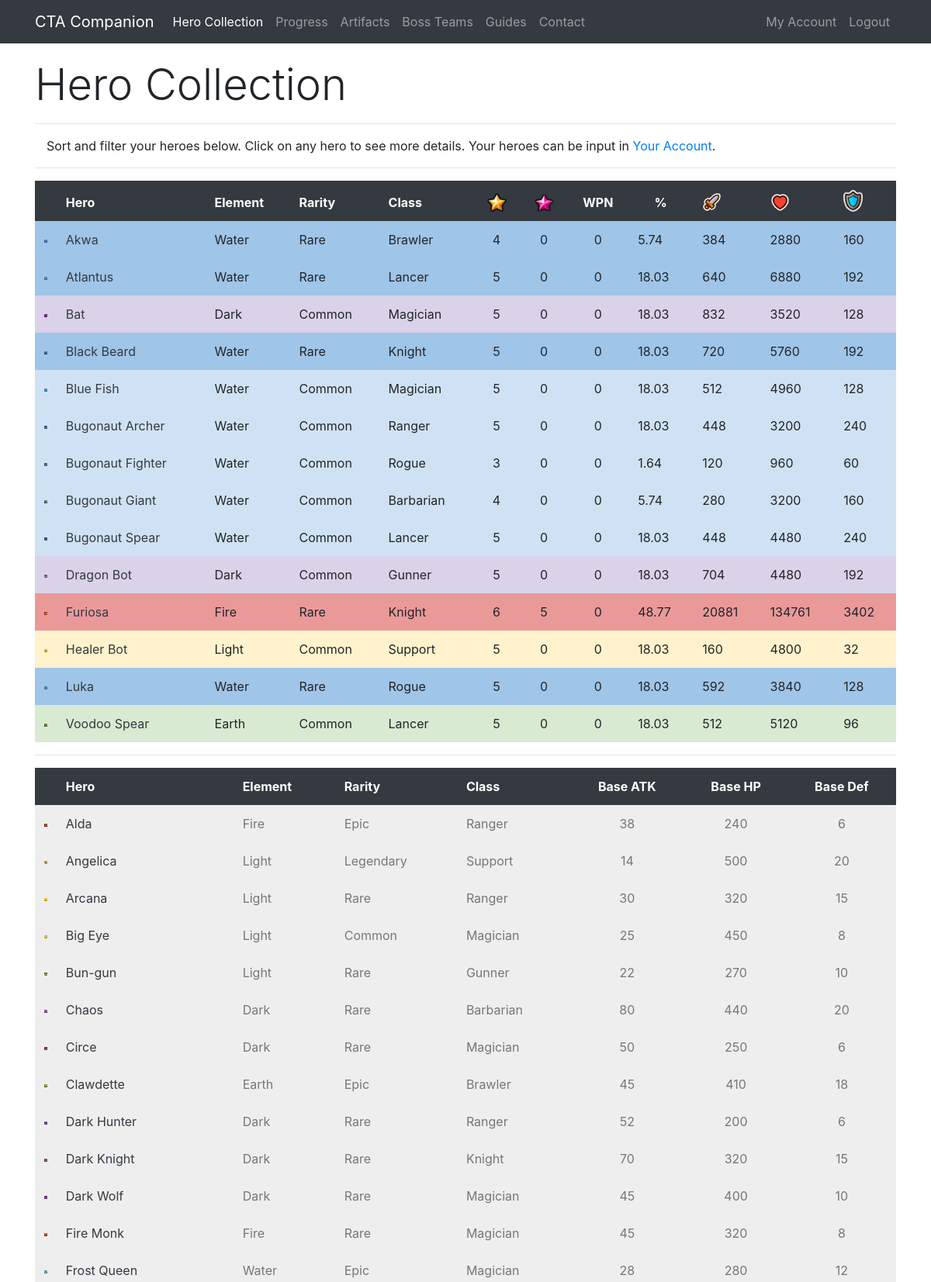
The app's page /collection/Cayumi (signed in, upper part) with its own data.
### app/models.py (models this page shows, shortened)
class Hero(db.Model):
    id = db.Column(db.Integer, primary_key=True)
    level = db.Column(db.Integer, index=True)
    awaken = db.Column(db.Integer, index=True)
    wpn = db.Column(db.Integer, index=True)
    medals = db.Column(db.Integer, index=True)
    runedAtk = db.Column(db.Integer, index=True)
    runedHp = db.Column(db.Integer, index=True)
    runedDef = db.Column(db.Integer, index=True)
    runedAps = db.Column(db.Integer, index=True)
    runedCrit = db.Column(db.Integer, index=True)
    runedCritDmg = db.Column(db.Integer, index=True)
    user_id = db.Column(db.Integer, db.ForeignKey('user.id'))
    base_id = db.Column(db.Integer, db.ForeignKey('base.id'))
    def atk(self):
        runedAttack = self.runedAtk
        base = self.baseStats.atk
        level = self.level
        awaken = self.awaken
        atk = int(base * (2 ** (level - 1)) * (1.5 ** awaken))
        runedAtk = atk + (atk * (runedAttack / 100))
        return int(runedAtk)
    def hp(self):
        runedHP = self.runedHp
        base = self.baseStats.hp
        level = self.level
        awaken = self.awaken
        hp = int(base * (2 ** (level - 1)) * (1.5 ** awaken))
        runedHP = hp + (hp * (runedHP / 100))
        return int(runedHP)
    def defense(self):
        runedDef = self.runedDef
        base = self.baseStats.defense
        level = self.level
        awaken = self.awaken
        defense = int(base * (2 ** (level - 1)) * (1.5 ** awaken))
        runedDef = defense + (defense * (runedDef / 100))
        return int(runedDef)
    def progress(self):
        level = self.level
        medals = self.medals
        if level == 0:
            accumulated = 0
            total = accumulated + medals
        elif level == 1:
            accumulated = 10
            total = accumulated + medals
        elif level == 2:
            accumulated = 30
            total = accumulated + medals
        elif level == 3:
            accumulated = 80
            total = accumulated + medals
        elif level == 4:
            accumulated = 280
            total = accumulated + medals
        elif level == 5:
            accumulated = 880
            total = accumulated + medals
        elif level == 6:
            accumulated = 2380
            total = accumulated + medals
        elif level == 7:
            accumulated = 4880
            total = accumulated + medals
        total = (total / 4880) * 100
        if total == 100:
            return int(total)
        return round(total, 2)

class Base(db.Model):
    id = db.Column(db.Integer, primary_key=True)
    name = db.Column(db.String(32), index=True, unique=True)
    nameSafe = db.Column(db.String(32), index=True, unique=True)
    job = db.Column(db.String(16), index=True)
    rarity = db.Column(db.String(16), index=True)
    element = db.Column(db.String(16), index=True)
    gender = db.Column(db.String(16), index=True)
    crusher = db.Column(db.Integer, index=True)
    fly = db.Column(db.Integer, index=True)
    blitz = db.Column(db.Integer, index=True)
    atk = db.Column(db.Integer, index=True)
    hp = db.Column(db.Integer, index=True)
    defense = db.Column(db.Integer, index=True)
    crit = db.Column(db.Integer, index=True)
    critDmg = db.Column(db.Integer, index=True)
    movespeed = db.Column(db.Integer, index=True)
    aps = db.Column(db.Integer, index=True)
    arange = db.Column(db.Integer, index=True)
    resistance = db.Column(db.Integer, index=True)
    frenzy = db.Column(db.Integer, index=True)
    dodge = db.Column(db.Integer, index=True)
    stun = db.Column(db.Integer, index=True)
    stunTime = db.Column(db.Integer, index=True)
    aoe = db.Column(db.Integer, index=True)
    ult = db.Column(db.Integer, index=True)
    kshp = db.Column(db.Integer, index=True)
    gold = db.Column(db.Integer, index=True)
    freeze = db.Column(db.Integer, index=True)
    freezeTime = db.Column(db.Integer, index=True)
    freezeDmg = db.Column(db.Integer, index=True)
    burn = db.Column(db.Integer, index=True)
    burnTime = db.Column(db.Integer, index=True)
    burnDmg = db.Column(db.Integer, index=True)
    poison = db.Column(db.Integer, index=True)
    poisonTime = db.Column(db.Integer, index=True)
    poisonDmg = db.Column(db.Integer, index=True)
    sp2 = db.Column(db.Integer, index=True)
    sp2num = db.Column(db.Integer, index=True)
    buffElement = db.Column(db.String(16), index=True)
    buffType = db.Column(db.Integer, index=True)
    buffStat = db.Column(db.String(16), index=True)
    buff = db.Column(db.Integer, index=True)
    heroes = db.relationship('Hero', backref='baseStats', lazy='dynamic')

### app/routes.py (the view)
@app.route('/collection/<username>')
@login_required
def collection(username):
    user = User.query.filter_by(username=username).first_or_404()
    heroes = Hero.query.filter_by(player=user)
    heroactive = 1
    return render_template('collection.html', user=user, heroes=heroes, title='Hero Collection', heroactive=heroactive)

### app/models.py (called while the page is built)
@login.user_loader
def load_user(id):
    return User.query.get(int(id))

### app/templates/collection.html (shortened to what this page needs)
{% extends "base.html" %}
{% block content %}
 <div class="row pt-3">
    <div class="col-lg-12">
      <h1 class="display-4">Hero Collection</h1>
      <hr>
      <p class="instructions">Sort and filter your heroes below. Click on any hero to see more details. Your heroes can be input in <a href="{{ url_for('account', username=current_user.username) }}">Your Account</a>.</p>
        <hr>
    </div>
 </div>
  <div class="row">
    <div class="col-lg-12">
<table id="ctac" class="table table-borderless" style="width:100%">
        <thead class="thead-dark">
            <tr>
                <th data-priority="1">&nbsp;</th>
                <th data-priority="2">Hero</th>
                <th data-priority="12">Element</th>
                <th data-priority="11">Rarity</th>
                <th data-priority="10">Class</th>
                <th data-priority="3" class="text-center"><img src="{{ url_for('static', filename='star.png') }}" width="25" alt="Star Level"></th>
                <th data-priority="4" class="text-center"><img src="{{ url_for('static', filename='awaken.png') }}" width="25" alt="Awaken"></th>
                <th data-priority="5" class="text-center">WPN</th>
                <th data-priority="6" class="text-center">%</th>
                <th data-priority="7"><img src="{{ url_for('static', filename='atk.png') }}" width="25" alt="Attack"></th>
                <th data-priority="8"><img src="{{ url_for('static', filename='hp.png') }}" width="25" alt="HP"></th>
                <th data-priority="9"><img src="{{ url_for('static', filename='def.png') }}" width="25" alt="Defense"></th>
            </tr>
        </thead>
        <tbody>
        {% for i in heroes %}
        {% if i.level > 0 %}
        <tr>
            <td class="{{i.baseStats.element}}{{i.baseStats.rarity}}" width="25"><img class="img-fluid" src="/static/{{i.baseStats.nameSafe}}.png" alt="{{i.baseStats.name}}"></td>
            <td class="{{i.baseStats.element}}{{i.baseStats.rarity}}"><a class="text-dark" href="{{ url_for('hero', heroid=i.id) }}">{{ i.baseStats.name }}</b></td>
            <td class="{{i.baseStats.element}}{{i.baseStats.rarity}}">{{ i.baseStats.element }}</td>
            <td class="{{i.baseStats.element}}{{i.baseStats.rarity}}">{{ i.baseStats.rarity }}</td>
            <td class="{{i.baseStats.element}}{{i.baseStats.rarity}}">{{ i.baseStats.job }}</td>
            <td class="text-center {{i.baseStats.element}}{{i.baseStats.rarity}}">{{ i.level }}</td>
            <td class="text-center {{i.baseStats.element}}{{i.baseStats.rarity}}">{{ i.awaken }}</td>
            <td class="text-center {{i.baseStats.element}}{{i.baseStats.rarity}}">{{ i.wpn }}</td>
            <td class="text center {{i.baseStats.element}}{{i.baseStats.rarity}}">{{ i.progress() }}</td>
            <td class="{{i.baseStats.element}}{{i.baseStats.rarity}}">{{ i.atk() }}</td>
            <td class="{{i.baseStats.element}}{{i.baseStats.rarity}}">{{ i.hp() }}</td>
            <td class="{{i.baseStats.element}}{{i.baseStats.rarity}}">{{ i.defense() }}</td>
        </tr>
        {% endif %}
        {% endfor %}
        </tbody>
</table>
        <hr>
<table id="ctac2" class="table table-borderless" style="width:100%">
        <thead class="thead-dark">
            <tr>
                <th>&nbsp;</th>
                <th>Hero</th>
                <th>Element</th>
                <th>Rarity</th>
                <th>Class</th>
                <th class="text-center">Base ATK</th>
                <th class="text-center">Base HP</th>
                <th class="text-center">Base Def</th>
            </tr>
        </thead>
        <tbody>
        {% for i in heroes %}
        {% if i.level == 0 %}
        <tr>
            <td class="uncollected" width="25"><img class="img-fluid" src="/static/{{i.baseStats.nameSafe}}.png" alt="{{i.baseStats.name}}"></td>
            <td class="uncollected"><a class="text-dark" href="{{ url_for('hero', heroid=i.id) }}">{{ i.baseStats.name }}</a></td>
            <td class="uncollected">{{ i.baseStats.element }}</td>
            <td class="uncollected">{{ i.baseStats.rarity }}</td>
            <td class="uncollected">{{ i.baseStats.job }}</td>
            <td class="uncollected text-center">{{ i.baseStats.atk }}</td>
            <td class="uncollected text-center">{{ i.baseStats.hp }}</td>
            <td class="uncollected text-center">{{ i.baseStats.defense }}</td>
        </tr>
        {% endif %}
        {% endfor %}
        </tbody>
</table>
    </div>
  </div>
{% endblock %}

### app/static/style.css (style rules this page uses)
.uncollected { color: #777777; background-color: #eeeeee; padding: 8px; }
.WaterCommon { background-color: #CFE2F3; padding: 8px; }
.WaterRare { background-color: #9FC5E8; padding: 8px; }
.FireRare { background-color: #EA9999; padding: 8px; }
.EarthCommon { background-color: #D9EAD3; padding: 8px; }
.LightCommon { background-color: #FFF2CC; padding: 8px; }
.DarkCommon { background-color: #D9D2E9; padding: 8px; }
.instructions { padding-left: 15px; }

### app/templates/base.html (style rules this page uses)
html { position: relative; min-height: 100%; }
body { margin-bottom: 40px; }

### records on screen
Hero: baseStats.nameSafe (picture), baseStats.name "Akwa", baseStats.element "Water", baseStats.rarity "Rare", baseStats.job "Brawler", level "4", awaken "0", wpn "0", progress "5.74", atk "384", hp "2880", defense "160"
Hero: baseStats.nameSafe (picture), baseStats.name "Atlantus", baseStats.element "Water", baseStats.rarity "Rare", baseStats.job "Lancer", level "5", awaken "0", wpn "0", progress "18.03", atk "640", hp "6880", defense "192"
Hero: shows a picture, baseStats.name "Bat", baseStats.element "Dark", baseStats.rarity "Common", baseStats.job "Magician", level "5", awaken "0", wpn "0", progress "18.03", atk "832", hp "3520", defense "128"
Hero: baseStats.nameSafe (picture), baseStats.name "Black Beard", baseStats.element "Water", baseStats.rarity "Rare", baseStats.job "Knight", level "5", awaken "0", wpn "0", progress "18.03", atk "720", hp "5760", defense "192"
Hero: baseStats.nameSafe (picture), baseStats.name "Blue Fish", baseStats.element "Water", baseStats.rarity "Common", baseStats.job "Magician", level "5", awaken "0", wpn "0", progress "18.03", atk "512", hp "4960", defense "128"
Hero: baseStats.nameSafe (picture), baseStats.name "Bugonaut Archer", baseStats.element "Water", baseStats.rarity "Common", baseStats.job "Ranger", level "5", awaken "0", wpn "0", progress "18.03", atk "448", hp "3200", defense "240"
Hero: baseStats.nameSafe (picture), baseStats.name "Bugonaut Fighter", baseStats.element "Water", baseStats.rarity "Common", baseStats.job "Rogue", level "3", awaken "0", wpn "0", progress "1.64", atk "120", hp "960", defense "60"
Hero: baseStats.nameSafe (picture), baseStats.name "Bugonaut Giant", baseStats.element "Water", baseStats.rarity "Common", baseStats.job "Barbarian", level "4", awaken "0", wpn "0", progress "5.74", atk "280", hp "3200", defense "160"
Hero: baseStats.nameSafe (picture), baseStats.name "Bugonaut Spear", baseStats.element "Water", baseStats.rarity "Common", baseStats.job "Lancer", level "5", awaken "0", wpn "0", progress "18.03", atk "448", hp "4480", defense "240"
Hero: baseStats.nameSafe (picture), baseStats.name "Dragon Bot", baseStats.element "Dark", baseStats.rarity "Common", baseStats.job "Gunner", level "5", awaken "0", wpn "0", progress "18.03", atk "704", hp "4480", defense "192"
Hero: baseStats.nameSafe (picture), baseStats.name "Furiosa", baseStats.element "Fire", baseStats.rarity "Rare", baseStats.job "Knight", level "6", awaken "5", wpn "0", progress "48.77", atk "20881", hp "134761", defense "3402"
Hero: baseStats.nameSafe (picture), baseStats.name "Healer Bot", baseStats.element "Light", baseStats.rarity "Common", baseStats.job "Support", level "5", awaken "0", wpn "0", progress "18.03", atk "160", hp "4800", defense "32"
Hero: baseStats.nameSafe (picture), baseStats.name "Luka", baseStats.element "Water", baseStats.rarity "Rare", baseStats.job "Rogue", level "5", awaken "0", wpn "0", progress "18.03", atk "592", hp "3840", defense "128"
Hero: baseStats.nameSafe (picture), baseStats.name "Voodoo Spear", baseStats.element "Earth", baseStats.rarity "Common", baseStats.job "Lancer", level "5", awaken "0", wpn "0", progress "18.03", atk "512", hp "5120", defense "96"
Hero: baseStats.nameSafe (picture), baseStats.name "Alda", baseStats.element "Fire", baseStats.rarity "Epic", baseStats.job "Ranger", baseStats.atk "38", baseStats.hp "240", baseStats.defense "6"
Hero: baseStats.nameSafe (picture), baseStats.name "Angelica", baseStats.element "Light", baseStats.rarity "Legendary", baseStats.job "Support", baseStats.atk "14", baseStats.hp "500", baseStats.defense "20"
Hero: baseStats.nameSafe (picture), baseStats.name "Arcana", baseStats.element "Light", baseStats.rarity "Rare", baseStats.job "Ranger", baseStats.atk "30", baseStats.hp "320", baseStats.defense "15"
Hero: baseStats.nameSafe (picture), baseStats.name "Big Eye", baseStats.element "Light", baseStats.rarity "Common", baseStats.job "Magician", baseStats.atk "25", baseStats.hp "450", baseStats.defense "8"
Hero: baseStats.nameSafe (picture), baseStats.name "Bun-gun", baseStats.element "Light", baseStats.rarity "Rare", baseStats.job "Gunner", baseStats.atk "22", baseStats.hp "270", baseStats.defense "10"
Hero: baseStats.nameSafe (picture), baseStats.name "Chaos", baseStats.element "Dark", baseStats.rarity "Rare", baseStats.job "Barbarian", baseStats.atk "80", baseStats.hp "440", baseStats.defense "20"
Hero: baseStats.nameSafe (picture), baseStats.name "Circe", baseStats.element "Dark", baseStats.rarity "Rare", baseStats.job "Magician", baseStats.atk "50", baseStats.hp "250", baseStats.defense "6"
Hero: baseStats.nameSafe (picture), baseStats.name "Clawdette", baseStats.element "Earth", baseStats.rarity "Epic", baseStats.job "Brawler", baseStats.atk "45", baseStats.hp "410", baseStats.defense "18"
Hero: baseStats.nameSafe (picture), baseStats.name "Dark Hunter", baseStats.element "Dark", baseStats.rarity "Rare", baseStats.job "Ranger", baseStats.atk "52", baseStats.hp "200", baseStats.defense "6"
Hero: baseStats.nameSafe (picture), baseStats.name "Dark Knight", baseStats.element "Dark", baseStats.rarity "Rare", baseStats.job "Knight", baseStats.atk "70", baseStats.hp "320", baseStats.defense "15"
Hero: baseStats.nameSafe (picture), baseStats.name "Dark Wolf", baseStats.element "Dark", baseStats.rarity "Rare", baseStats.job "Magician", baseStats.atk "45", baseStats.hp "400", baseStats.defense "10"
Hero: baseStats.nameSafe (picture), baseStats.name "Fire Monk", baseStats.element "Fire", baseStats.rarity "Rare", baseStats.job "Magician", baseStats.atk "45", baseStats.hp "320", baseStats.defense "8"
Hero: baseStats.nameSafe (picture), baseStats.name "Frost Queen", baseStats.element "Water", baseStats.rarity "Epic", baseStats.job "Magician", baseStats.atk "28", baseStats.hp "280", baseStats.defense "12"
